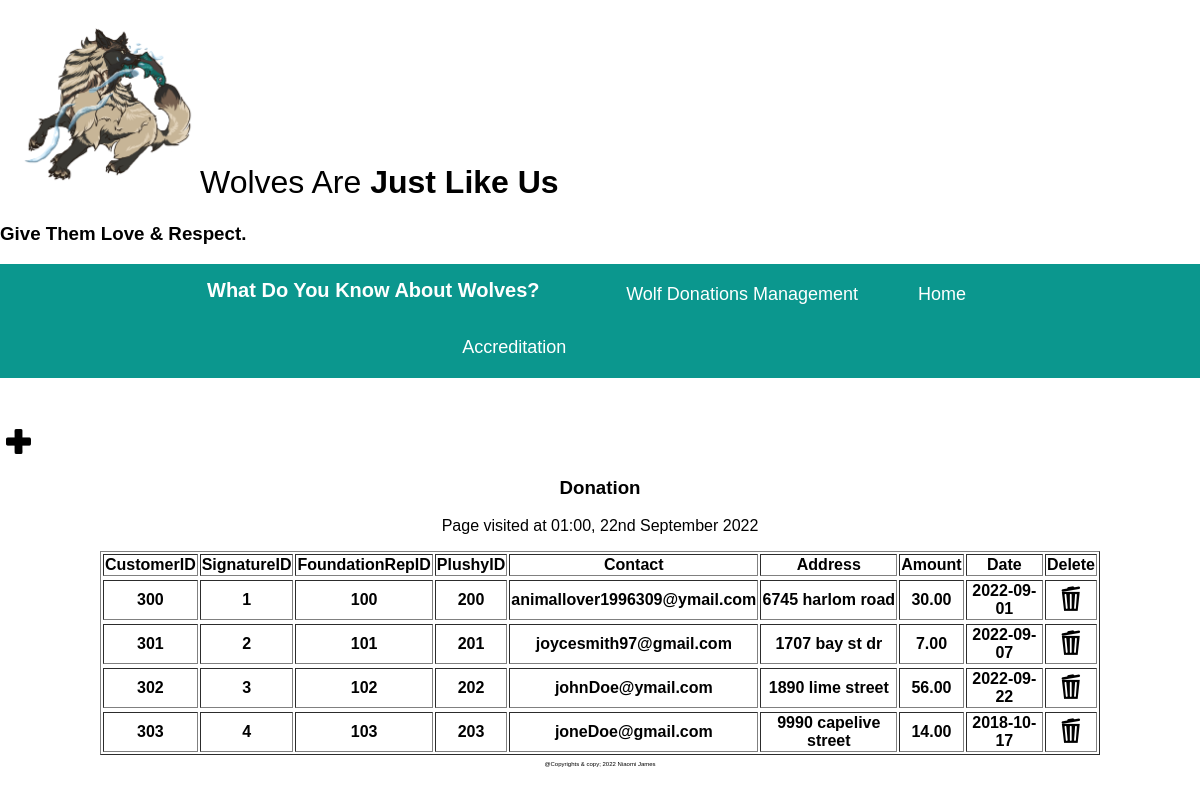
The app's page /donation.php with its own data.
### tables this page shows
CREATE TABLE `donation` (
  `CustomerID` int(10) UNSIGNED NOT NULL,
  `SignatureID` int(10) UNSIGNED NOT NULL,
  `FoundationRepID` int(10) UNSIGNED NOT NULL,
  `PlushyID` int(10) UNSIGNED NOT NULL,
  `Contact` text DEFAULT NULL,
  `Address` varchar(50) DEFAULT NULL,
  `Amount` decimal(12,2) DEFAULT NULL,
  `Date` date DEFAULT NULL
);

### donation.php (the view, shortened to what this page needs)
<!DOCTYPE html>
<html>
<head>
<link rel="stylesheet" href="home.css">
<link rel="stylesheet" href="nav.css">
<link rel="stylesheet" href="signature.css">
  <h1><img src="vitalis.png" alt="vitalis" style="width:200px"style="height:200px" style="float:left"><span>Wolves Are </span>Just Like Us</h1>
    <h3>Give Them Love & Respect.</h3>
</head>
<body>
<div class="sticky-section">
<div id="logo">What Do You Know About Wolves?</div>
  <nav>
    <a href='home.html'>Home</a>
    <a href="FRT.HTML">Wolf Donations Management</a>
    <a href="SA.html">Accreditation</a>
  </nav>
</div>
	<button data-sign-target="#signature" class = "plus"  ><img src="plus.png" height ="25" width="25"  /></button>
<h3 style= "text-align: center">Donation</h3>
  <?php
        echo '<p>Page visited at '.date('H:i, jS F Y').'</p>';
		@$db = new mysqli('localhost', 'root', '', 'wolves');
		$result = mysqli_query($db,"SELECT * FROM donation");
		echo "<table border='1' align='center' width='1000' text-align ='center'>
		<tr>
		<th>CustomerID</th>
		<th>SignatureID</th>
		<th>FoundationRepID</th>
		<th>PlushyID</th>
		<th>Contact</th>
		<th>Address</th>
		<th>Amount</th>
		<th>Date</th>
		<th>Delete</th>
		</tr>";
	while($row = mysqli_fetch_array($result))
		{
		echo "<tr>";
		?>
	<tbody>
	    <th><?php echo $row['CustomerID']; ?></th>
		<th><?php echo $row['SignatureID'];?></th>
		<th><?php echo $row['FoundationRepID'];?></th>
		<th><?php echo $row['PlushyID'];?></th>
		<th><?php echo $row['Contact'];?></th>
		<th><?php echo $row['Address'];?></th>
		<th><?php echo $row['Amount'];?></th>
		<th><?php echo $row['Date'];?></th>
<form action ="delete2.php" method="post">
<th>
<button type="submit" name="Delete"  class = "plus"  Value ="delete"><img src="trash.png" height ="25" width="25"  /></button>
</th>
</form>
		</tr>
<?php
		}
	echo "</table>";
    ?>
<p  class="footer">@Copyrights & copy; 2022 Niaomi James</p>
</body>
</html>

### home.css (style rules this page uses)
* { box-sizing: border-box }
body { font-family: Arial, Helvetica, sans-serif }
.footer { font-size: 6px; }

### nav.css (style rules this page uses)
* { box-sizing: border-box }
body { font-family: Arial, Helvetica, sans-serif }
.sticky-section { overflow:hidden; background-color:#0B978E; margin-bottom:50px; width:100%; color:white; position:-webkit-sticky; position:sticky; top:0px; }
nav a { float:right; text-decoration:none; color:white; font-size:18px; padding: 20px 30px; display:inline-block; transition: all 0.5s ease 0s; }
body { margin: 0; padding: 0; }
#logo { font-size:20px; font-weight:bold; float:left; padding: 15px 15px; margin-left:16%; }
nav { margin-right:17%; }
h1 span { font-weight:400; }

### signature.css (style rules this page uses)
* { box-sizing: border-box }
body { font-family: Arial, Helvetica, sans-serif }
body { background-color: white; color: black; }
h2, p { text-align: center; }

### donation.php (style rules this page uses)
.plus { cursor:pointer; border:none; outline: none; background: none; }
*,*::after,*::before { box-sizing: border-box; }

### records on screen
donation: CustomerID "300", SignatureID "1", FoundationRepID "100", PlushyID "200", Contact "animallover1996309@ymail.com", Address "6745 harlom road", Amount "30.00", Date "2022-09-01"
donation: CustomerID "301", SignatureID "2", FoundationRepID "101", PlushyID "201", Contact "joycesmith97@gmail.com", Address "1707 bay st dr", Amount "7.00", Date "2022-09-07"
donation: CustomerID "302", SignatureID "3", FoundationRepID "102", PlushyID "202", Contact "johnDoe@ymail.com", Address "1890 lime street", Amount "56.00", Date "2022-09-22"
donation: CustomerID "303", SignatureID "4", FoundationRepID "103", PlushyID "203", Contact "joneDoe@gmail.com", Address "9990 capelive street", Amount "14.00", Date "2018-10-17"
